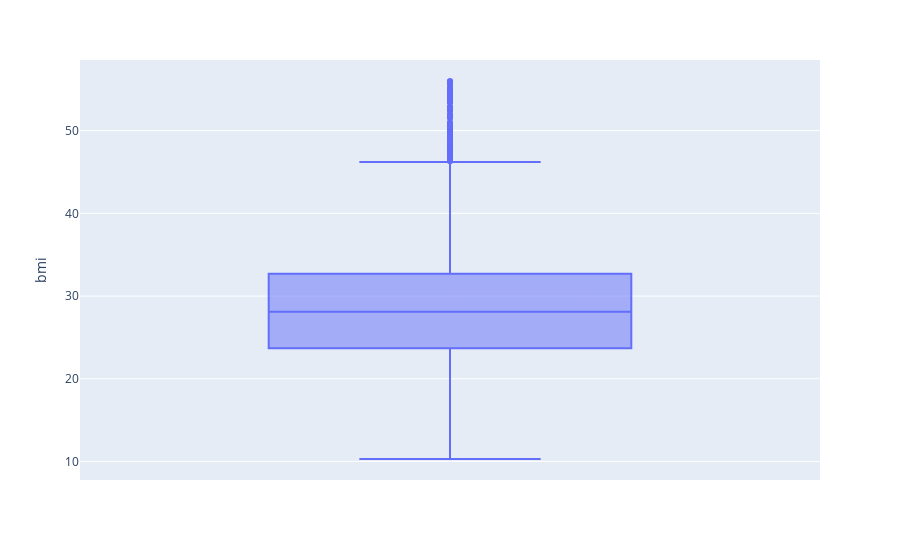

Write notebook code for a chart like this one.
### Code cell
fig = px.box(df_copy, y='bmi')
fig.show()

### Figure 1 — Plotly figure (JSON) as saved in the notebook; plotly's stock layout.template omitted (floating-point values rounded to 4 significant figures; data arrays with more than 128 entries replaced by an {"elided": "..."} marker saying what was removed)
{"data": [{"alignmentgroup": "True", "hovertemplate": "bmi=%{y}<extra></extra>", "legendgroup": "", "marker": {"color": "#636efa"}, "name": "", "notched": false, "offsetgroup": "", "orientation": "v", "showlegend": false, "type": "box", "x0": " ", "xaxis": "x", "y": {"elided": "5086 float values"}, "y0": " ", "yaxis": "y"}], "layout": {"boxmode": "group", "legend": {"tracegroupgap": 0}, "margin": {"t": 60}, "xaxis": {"anchor": "y", "domain": [0, 1]}, "yaxis": {"anchor": "x", "domain": [0, 1], "title": {"text": "bmi"}}}}
